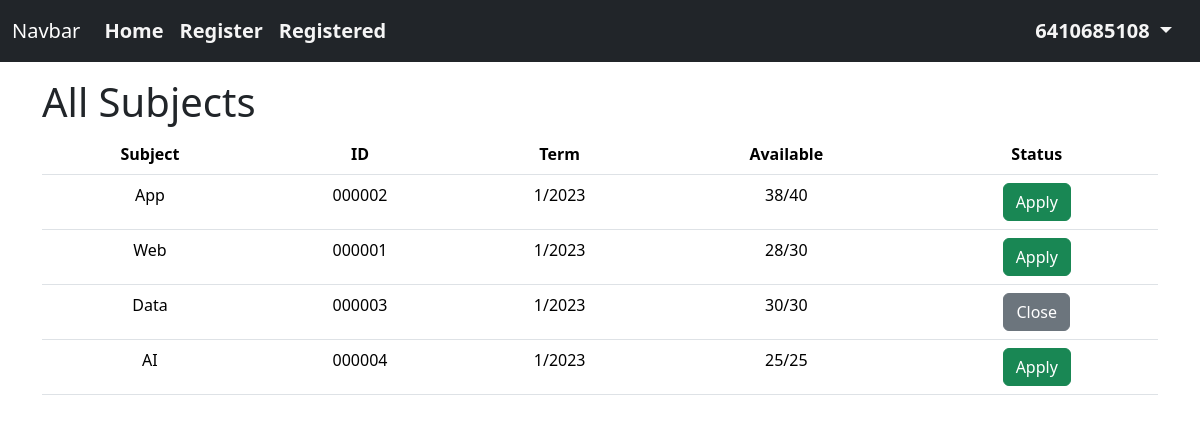
Page /subjects/ (signed in) on the committed database.
### users/models.py (models this page shows)
class CustomUser(AbstractUser):
    email = models.EmailField(unique=True)
    RegSubject_set = models.ManyToManyField(to='subjects.subject', through='users.ListRegSubject',related_name='StudentReg_set')
    phone = models.CharField(max_length=10, blank=True, null=True, default='')

### subjects/models.py (models this page shows, shortened)
class subject(models.Model):
    subjectID = models.CharField(max_length=6)
    subjectName = models.CharField(max_length=64)
    term = models.IntegerField(default=0)
    year = models.IntegerField(default=datetime.now().year)
    remaining_class = models.IntegerField()
    max_class = models.IntegerField()
    subjectStatus = models.BooleanField(default=False)

### subjects/views.py (the view)
# urls.py: path('', views.showallsubject, name='allsubject'),
@login_required
def showallsubject(request):
    return render(request, 'subjects/subject.html', {'all_subjects': subject.objects.all()})

### subjects/templates/subjects/subject.html (shortened to what this page needs)
{% extends "subjects/layout.html" %}
{% block body %}
    <h1 class="mt-3">All Subjects</h1>
    <table class="table">
        <thead>
          <tr class="text-center">
            <th scope="col">Subject</th>
            <th scope="col">ID</th>
            <th scope="col">Term</th>
            <th scope="col">Available</th>
            <th scope="col">Status</th>
          </tr>
        </thead>
        <tbody>
    {% for subject in all_subjects %}
        <tr class="text-center">
            <form action="users/register" method="post">
                <td name="subjectName">{{subject.subjectName}}</th>
                <td name="subjectID">{{ subject.subjectID }}</td>
                <td>{{ subject.term }}/{{ subject.year }}</td>
                <td name="available">{{ subject.remaining_class }}/{{ subject.max_class }}</td>
                {% if subject.subjectStatus %}
                    <td><a href="register/{{subject.subjectID}}" class="btn btn-success" onclick="return confirm('Comfirm Register or not.')">Apply</a></td>
                {% else %}
                    <td><a class="btn btn-secondary">Close</a></td>
                {% endif %}
            </form>
        </tr>
    {% empty %}
        <p>No Subjects</p>
    {% endfor %}
{% endblock %}

### subjects/templates/subjects/layout.html (shortened to what this page needs)
{% load static %}
<!DOCTYPE html>
<html lang="en">
<head>
    <link href="https://cdn.jsdelivr.net/npm/bootstrap@5.3.2/dist/css/bootstrap.min.css" rel="stylesheet">
    <link rel="stylesheet" href="{% static 'subjects/sub.css' %}">
</head>
<body>
  <nav class="navbar navbar-expand-lg navbar-dark bg-dark">
    <div class="container-fluid">
      <a class="navbar-brand" href="#">Navbar</a>
      <div class="collapse navbar-collapse" id="navbarSupportedContent">
        <ul class="navbar-nav me-auto mb-2 mb-lg-0">
          <li class="nav-item">
            <a class="nav-link" aria-current="page" href="{% url 'index' %}">Home</a>
          </li>
          <li class="nav-item">
            <a class="nav-link" href="{% url 'allsubject' %}">Register</a>
          </li>
          <li class="nav-item">
            <a class="nav-link" href="{% url 'registed' %}">Registered</a>
          </li>
        </ul>
        {% if user.is_authenticated %}
            <ul class="navbar-nav me-2">
              <li class="nav-item dropdown">
                <a class="nav-link dropdown-toggle" href="#" role="button" data-bs-toggle="dropdown" aria-expanded="false">
                  {{ user.username }}
                </a>
              </li>
            </ul>
          {% endif %}
      </div>
    </div>
  </nav>
  <div class="container">
      {% block body %}
      {% endblock %}
  </div>
</body>
</html>

### subjects/static/subjects/sub.css (style rules this page uses)
.nav-link { font-size: 20px; font-weight: 750; color: whitesmoke; }

### rows in the picture
CustomUser: username "6410685108"
subject: subjectName "App", subjectID "000002", term "1", year "2023", remaining_class "38", max_class "40"
subject: subjectName "Web", subjectID "000001", term "1", year "2023", remaining_class "28", max_class "30"
subject: subjectName "Data", subjectID "000003", term "1", year "2023", remaining_class "30", max_class "30", subjectStatus "Close"
subject: subjectName "AI", subjectID "000004", term "1", year "2023", remaining_class "25", max_class "25"
